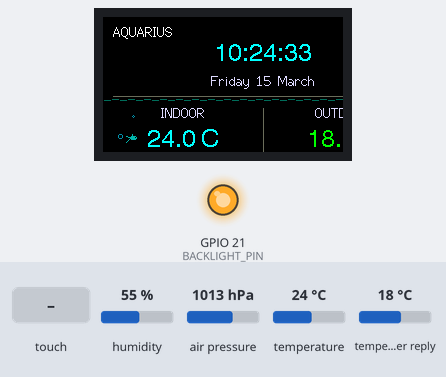
Bench run of a sketch on a simulated ESP32. Parts: 240×135 colour display, output pins drawn as LEDs (lit = HIGH). The inputs (shaded band) are chosen by the test bench; at power-on: humidity 55 %, air pressure 1013 hPa, temperature 24 °C, temperature in the weather reply 18 °C. WiFi joins after 1.5 s; servers stay silent unless stated; the local clock reads 2024-03-15 10:24:30 at power-on unless the sketch sets it; web services answer with replies made up by the test bench; what the sketch prints to the serial monitor is not drawn.

Above: at 4.9 s.
5.0 s: touch panel pressed at 13 % / 10 % of its raw x / y range
At 5.37 s:
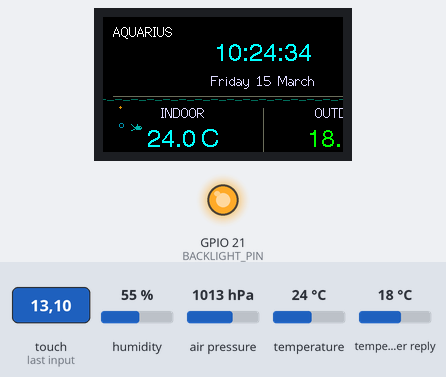
7.6 s: touch panel pressed at 38 % / 30 % of its raw x / y range
At 11.34 s:
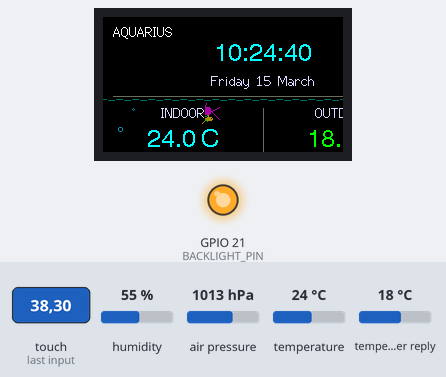
12.5 s: touch panel pressed at 13 % / 10 % of its raw x / y range
At 12.86 s:
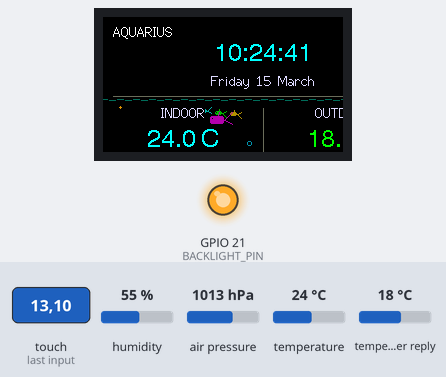
17.5 s: touch panel pressed at 13 % / 10 % of its raw x / y range
At 18.94 s:
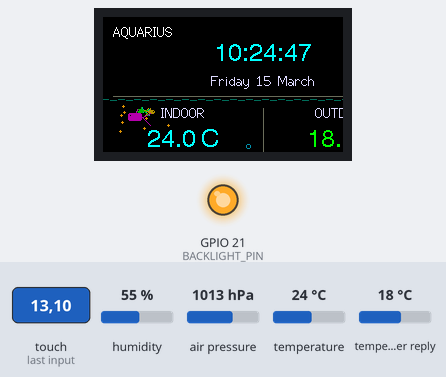

Measured:
- after the input at 5.0 s, the display: changes after 0.23 s (image 1)

The sketch:

Aquarius_v0.1.2.ino
```cpp
/*
 * Aquarius v0.1.2 — Touch Feeding & Cephalopods
 *
 * Focus:
 *   - cleaner information hierarchy
 *   - restrained colour palette
 *   - reusable DisplayManager
 *   - rotating single-line footer
 *   - weather/time responsive aquatic background
 *   - animated water surface, bubbles, fish and plants
 *   - clean dashboard remains the primary focus
 */
#include <Arduino.h>
#include <TFT_eSPI.h>
#include <SPI.h>
#include <XPT2046_Touchscreen.h>

#include "AquariusConfig.h"
#include "AquariusTheme.h"
#include "DisplayManager.h"
#include "IndoorSensor.h"
#include "PressureTrend.h"
#include "TimeService.h"
#include "WeatherService.h"

namespace {

constexpr uint8_t I2C_SDA_PIN = 22;
constexpr uint8_t I2C_SCL_PIN = 27;
constexpr uint8_t BACKLIGHT_PIN = 21;
constexpr unsigned long DISPLAY_INTERVAL_MS = 100UL;

TFT_eSPI tft;
TFT_eSprite canvas(&tft);

IndoorSensor indoorSensor;
TimeService timeService;
WeatherService weatherService;
PressureTrend pressureTrend;
DisplayManager displayManager(canvas);

unsigned long lastSensorUpdateMs = 0;
unsigned long lastClockUpdateMs = 0;
unsigned long lastDisplayUpdateMs = 0;
SPIClass touchSpi(VSPI);
XPT2046_Touchscreen touchscreen(
    AQUARIUS_TOUCH_CS_PIN,
    AQUARIUS_TOUCH_IRQ_PIN);

unsigned long lastTouchMs = 0;
bool touchWasDown = false;

void presentCanvas() {
  canvas.pushSprite(0, 0);
}

void initialiseDisplay() {
  pinMode(BACKLIGHT_PIN, OUTPUT);
  digitalWrite(BACKLIGHT_PIN, HIGH);

  tft.init();
  tft.setRotation(1);
  tft.fillScreen(TFT_BLACK);

  canvas.setColorDepth(8);
  if (canvas.createSprite(
          AquariusTheme::SCREEN_WIDTH,
          AquariusTheme::SCREEN_HEIGHT) == nullptr) {
    Serial.println("ERROR: Unable to allocate display sprite");
    while (true) delay(1000);
  }

  canvas.fillSprite(AquariusTheme::BACKGROUND);
}

void renderDashboard(unsigned long nowMs) {
  displayManager.updateAquarium(
      nowMs, timeService.reading(), weatherService.reading());
  displayManager.drawDashboard(
      timeService.reading(),
      indoorSensor.reading(),
      weatherService.reading(),
      timeService.wifiConnected(),
      pressureTrend.label(),
      pressureTrend.symbol(),
      nowMs);
  presentCanvas();
}

void initialiseTouch() {
  touchSpi.begin(
      AQUARIUS_TOUCH_CLK_PIN,
      AQUARIUS_TOUCH_MISO_PIN,
      AQUARIUS_TOUCH_MOSI_PIN,
      AQUARIUS_TOUCH_CS_PIN);
  touchscreen.begin(touchSpi);
  touchscreen.setRotation(1);
  Serial.println("Touch controller  : ready");
}

void pollTouch(unsigned long nowMs) {
  const bool touched = touchscreen.touched();
  if (touched && !touchWasDown &&
      nowMs - lastTouchMs >= AQUARIUS_TOUCH_DEBOUNCE_MS) {
    TS_Point point = touchscreen.getPoint();
    if (point.z >= AQUARIUS_TOUCH_MIN_PRESSURE) {
      int screenX = map(
          point.x,
          AQUARIUS_TOUCH_MIN_X,
          AQUARIUS_TOUCH_MAX_X,
          0,
          AquariusTheme::SCREEN_WIDTH - 1);
      int screenY = map(
          point.y,
          AQUARIUS_TOUCH_MIN_Y,
          AQUARIUS_TOUCH_MAX_Y,
          0,
          AquariusTheme::SCREEN_HEIGHT - 1);
      screenX = constrain(screenX, 0, AquariusTheme::SCREEN_WIDTH - 1);
      screenY = constrain(screenY, 0, AquariusTheme::SCREEN_HEIGHT - 1);

      lastTouchMs = nowMs;
      displayManager.feedFish(nowMs, screenX, screenY);
      Serial.printf(
          "Aquarium          : feeding triggered at %d,%d (raw %d,%d,%d)\n",
          screenX, screenY, point.x, point.y, point.z);
    }
  }
  touchWasDown = touched;
}

void printStatus() {
  const IndoorReading& indoor = indoorSensor.reading();
  const OutdoorReading& outdoor = weatherService.reading();

  Serial.println("----------------------------------------");
  Serial.printf(
      "Wi-Fi             : %s\n",
      timeService.wifiConnected() ? "connected" : "disconnected");
  Serial.printf("Indoor sensor     : %s\n", indoorSensor.barometricName());

  if (indoor.temperatureValid) {
    Serial.printf("Indoor temperature: %.2f C\n", indoor.temperatureC);
  }
  if (indoor.humidityValid) {
    Serial.printf("Indoor humidity   : %.2f %%RH\n", indoor.humidityPct);
  } else {
    Serial.println("Indoor humidity   : unavailable");
  }
  if (indoor.pressureValid) {
    Serial.printf("Indoor pressure   : %.2f hPa\n", indoor.pressureHpa);
    Serial.printf(
        "Pressure trend    : %s (%+.2f hPa, %u samples)\n",
        pressureTrend.label(),
        pressureTrend.changeHpa(),
        pressureTrend.sampleCount());
  }

  if (outdoor.valid) {
    Serial.printf("Outdoor temp      : %.2f C\n", outdoor.temperatureC);
    Serial.printf("Outdoor humidity  : %.0f %%RH\n", outdoor.humidityPct);
    Serial.printf("Outdoor condition : %s\n", outdoor.conditionText);
    Serial.printf(
        "Sunrise / sunset  : %s / %s\n",
        outdoor.sunriseText,
        outdoor.sunsetText);
  } else {
    Serial.println("Outdoor weather   : unavailable");
  }
}

}  // namespace

void setup() {
  Serial.begin(115200);
  delay(800);

  Serial.println();
  Serial.println("========================================");
  Serial.println(" AQUARIUS v0.1.2");
  Serial.println(" Aquarium Engine");
  Serial.println("========================================");

  initialiseDisplay();
  initialiseTouch();
  displayManager.beginAquarium(millis());
  displayManager.drawBootScreen();
  presentCanvas();

  indoorSensor.begin(Wire, I2C_SDA_PIN, I2C_SCL_PIN);
  displayManager.drawBootLine(
      String("Sensor: ") + indoorSensor.barometricName(),
      152,
      indoorSensor.hasAnySensor()
          ? AquariusTheme::OUTDOOR
          : AquariusTheme::ERROR_COLOUR);
  presentCanvas();
  delay(400);

  displayManager.drawBootLine(
      "Connecting Wi-Fi...",
      178,
      AquariusTheme::SECONDARY);
  presentCanvas();
  timeService.begin();

  displayManager.drawBootLine(
      timeService.wifiConnected() ? "Wi-Fi connected" : "Wi-Fi unavailable",
      178,
      timeService.wifiConnected()
          ? AquariusTheme::OUTDOOR
          : AquariusTheme::ERROR_COLOUR);
  presentCanvas();

  const unsigned long syncStart = millis();
  while (!timeService.timeValid() && millis() - syncStart < 8000UL) {
    timeService.update();
    delay(250);
  }

  displayManager.drawBootLine(
      "Fetching outdoor weather...",
      204,
      AquariusTheme::SECONDARY);
  presentCanvas();
  weatherService.begin();

  if (indoorSensor.reading().pressureValid) {
    pressureTrend.begin(indoorSensor.reading().pressureHpa);
  }

  const unsigned long now = millis();
  renderDashboard(now);
  printStatus();

  lastSensorUpdateMs = now;
  lastClockUpdateMs = now;
  lastDisplayUpdateMs = now;
}

void loop() {
  const unsigned long now = millis();
  pollTouch(now);

  if (now - lastClockUpdateMs >= AQUARIUS_CLOCK_INTERVAL_MS) {
    lastClockUpdateMs = now;
    timeService.update();
    weatherService.update();
  }

  if (now - lastSensorUpdateMs >= AQUARIUS_SENSOR_INTERVAL_MS) {
    lastSensorUpdateMs = now;
    indoorSensor.update();

    if (indoorSensor.reading().pressureValid) {
      pressureTrend.update(indoorSensor.reading().pressureHpa);
    }

    printStatus();
  }

  if (now - lastDisplayUpdateMs >= DISPLAY_INTERVAL_MS) {
    lastDisplayUpdateMs = now;
    renderDashboard(now);
  }

  delay(1);
}
```

AquariumEngine.h
```cpp
#pragma once

#include <Arduino.h>
#include <TFT_eSPI.h>

#include "TimeService.h"
#include "WeatherService.h"

class AquariumEngine {
 public:
  explicit AquariumEngine(TFT_eSprite& canvas);

  void begin(unsigned long nowMs);
  void update(unsigned long nowMs,
              const ClockReading& clock,
              const OutdoorReading& outdoor);
  void feed(unsigned long nowMs, int screenX = 160, int screenY = 90);

  uint16_t backgroundColour(const ClockReading& clock,
                            const OutdoorReading& outdoor) const;
  void draw(const ClockReading& clock,
            const OutdoorReading& outdoor,
            unsigned long nowMs,
            uint16_t background);

  bool feedingActive(unsigned long nowMs) const;
  const char* eventLabel(unsigned long nowMs) const;

 private:
  enum class EventType : uint8_t {
    None,
    RareFish,
    Submarine,
    NocturnalFish
  };

  enum class RareSpecies : uint8_t {
    Koi,
    Jellyfish,
    AnglerFish,
    Shark,
    Squid,
    Octopus,
    Count
  };

  enum class Personality : uint8_t {
    Calm,
    Explorer,
    Social,
    Darting
  };

  enum class FishState : uint8_t {
    Cruise,
    Turn,
    FeedApproach,
    FeedFrenzy,
    Recover
  };

  struct Fish {
    float x;
    float y;
    float vx;
    float baseSpeed;
    float cruiseY;
    float targetY;
    int8_t direction;
    uint8_t size;
    uint16_t colour;
    uint32_t phase;
    Personality personality;
    FishState state;
    unsigned long nextDecisionMs;
    unsigned long stateUntilMs;
  };

  TFT_eSprite& canvas_;
  Fish fish_[4];
  bool initialised_ = false;
  unsigned long lastUpdateMs_ = 0;
  unsigned long feedingStartedMs_ = 0;
  unsigned long feedingUntilMs_ = 0;
  int feedingX_ = 160;
  int feedingY_ = 104;
  unsigned long nextRareEventMs_ = 0;
  unsigned long eventUntilMs_ = 0;
  EventType eventType_ = EventType::None;
  RareSpecies rareSpecies_ = RareSpecies::Koi;
  float eventX_ = -40.0f;
  float eventY_ = 137.0f;
  float eventVelocity_ = 0.0f;
  int8_t eventDirection_ = 1;
  unsigned long eventNextActionMs_ = 0;
  uint32_t randomState_ = 0xA51C0DEu;

  bool isNight(const ClockReading& clock) const;
  float activityFactor(const ClockReading& clock,
                       const OutdoorReading& outdoor) const;
  float preferredDepth(const OutdoorReading& outdoor) const;
  uint32_t nextRandom();
  float randomUnit();
  float personalitySpeedFactor(Personality personality) const;
  float personalityWander(Personality personality) const;
  void scheduleNextEvent(unsigned long nowMs);
  void startScheduledEvent(unsigned long nowMs,
                           const ClockReading& clock);
  void chooseFishTarget(Fish& fish,
                        uint8_t index,
                        unsigned long nowMs,
                        const OutdoorReading& outdoor);
  void updateFish(unsigned long nowMs,
                  const ClockReading& clock,
                  const OutdoorReading& outdoor);
  void updateEvent(unsigned long nowMs,
                   const ClockReading& clock,
                   const OutdoorReading& outdoor);

  void drawWaterSurface(unsigned long nowMs,
                        uint16_t background,
                        const OutdoorReading& outdoor);
  void drawBubbles(unsigned long nowMs,
                   uint16_t background,
                   const ClockReading& clock,
                   const OutdoorReading& outdoor);
  void drawPlants(unsigned long nowMs, uint16_t background);
  void drawWeatherEffects(unsigned long nowMs,
                          uint16_t background,
                          const OutdoorReading& outdoor);
  void drawFishSchool(unsigned long nowMs,
                      uint16_t background);
  void drawFishSprite(int x,
                      int y,
                      int8_t direction,
                      uint8_t size,
                      uint16_t colour,
                      uint32_t phase,
                      unsigned long nowMs,
                      bool special = false);
  void drawFood(unsigned long nowMs, uint16_t background);
  void drawSpecialEvent(unsigned long nowMs, uint16_t background);
  void drawSubmarine(int x, int y, int8_t direction, uint16_t colour);
  void drawRareVisitor(int x,
                       int y,
                       int8_t direction,
                       RareSpecies species,
                       uint16_t colour,
                       unsigned long nowMs);
  void drawSquid(int x, int y, int8_t direction,
                 uint16_t colour, unsigned long nowMs);
  void drawOctopus(int x, int y, int8_t direction,
                   uint16_t colour, unsigned long nowMs);
};
```

AquariusTheme.h
```cpp
#pragma once

#include <TFT_eSPI.h>

namespace AquariusTheme {

constexpr uint16_t BACKGROUND = TFT_BLACK;
constexpr uint16_t PRIMARY = TFT_WHITE;
constexpr uint16_t INDOOR = TFT_CYAN;
constexpr uint16_t OUTDOOR = TFT_GREEN;
constexpr uint16_t ACCENT = TFT_YELLOW;
constexpr uint16_t MUTED = TFT_DARKGREY;
constexpr uint16_t SECONDARY = TFT_LIGHTGREY;
constexpr uint16_t ERROR_COLOUR = TFT_RED;

constexpr int SCREEN_WIDTH = 320;
constexpr int SCREEN_HEIGHT = 240;
constexpr int MARGIN = 10;
constexpr int CENTRE_X = SCREEN_WIDTH / 2;

}  // namespace AquariusTheme
```

DisplayManager.h
```cpp
#pragma once

#include <Arduino.h>
#include <TFT_eSPI.h>

#include "AquariumEngine.h"
#include "IndoorSensor.h"
#include "TimeService.h"
#include "WeatherService.h"

class DisplayManager {
 public:
  explicit DisplayManager(TFT_eSprite& canvas);

  void beginAquarium(unsigned long nowMs);
  void updateAquarium(unsigned long nowMs, const ClockReading& clock, const OutdoorReading& outdoor);
  void feedFish(unsigned long nowMs, int screenX, int screenY);
  bool feedingActive(unsigned long nowMs) const;

  void drawBootScreen();
  void drawBootLine(const String& text, int y, uint16_t colour);

  void drawDashboard(
      const ClockReading& clock,
      const IndoorReading& indoor,
      const OutdoorReading& outdoor,
      bool wifiConnected,
      const char* pressureTrendLabel,
      const char* pressureTrendSymbol,
      unsigned long nowMs);

 private:
  TFT_eSprite& canvas_;
  AquariumEngine aquarium_;
  uint16_t background_ = TFT_BLACK;

  void clear(const ClockReading* clock = nullptr, const OutdoorReading* outdoor = nullptr);
  void drawHeader(const ClockReading& clock, bool wifiConnected);
  void drawWeatherPanel(
      const IndoorReading& indoor,
      const OutdoorReading& outdoor);
  void drawFooter(
      const ClockReading& clock,
      const IndoorReading& indoor,
      const OutdoorReading& outdoor,
      const char* pressureTrendLabel,
      const char* pressureTrendSymbol,
      unsigned long nowMs);

  String temperatureText(float value, bool valid) const;
  String humidityText(float value, bool valid) const;
  String compactCondition(const char* condition) const;
};
```

IndoorSensor.cpp
```cpp
#include "IndoorSensor.h"
#include <math.h>

bool IndoorSensor::tryBme(uint8_t address) {
  if (!bme_.begin(address, wire_)) return false;
  const uint8_t id = bme_.sensorID();
  return id == 0x60;
}

bool IndoorSensor::tryBmp(uint8_t address) {
  if (!bmp_.begin(address, 0x58)) return false;
  const uint8_t id = bmp_.sensorID();
  return id == 0x56 || id == 0x57 || id == 0x58;
}

bool IndoorSensor::begin(TwoWire& wire, uint8_t sdaPin, uint8_t sclPin) {
  wire_ = &wire;
  wire_->begin(sdaPin, sclPin);

  bmeFound_ = tryBme(0x76) || tryBme(0x77);
  if (!bmeFound_) bmpFound_ = tryBmp(0x76) || tryBmp(0x77);

#if AQUARIUS_ENABLE_DHT
  dht_.begin();
  delay(1500);
  const float testHumidity = dht_.readHumidity();
  const float testTemperature = dht_.readTemperature();
  dhtFound_ = !isnan(testHumidity) || !isnan(testTemperature);
#endif

  update();
  return hasAnySensor();
}

void IndoorSensor::update() {
  reading_ = IndoorReading{};

  if (bmeFound_) {
    const float t = bme_.readTemperature();
    const float h = bme_.readHumidity();
    const float p = bme_.readPressure() / 100.0F;
    if (!isnan(t)) { reading_.temperatureC = t; reading_.temperatureValid = true; reading_.temperatureSource = "BME280"; }
    if (!isnan(h)) { reading_.humidityPct = h; reading_.humidityValid = true; reading_.humiditySource = "BME280"; }
    if (!isnan(p) && p > 100.0F) { reading_.pressureHpa = p; reading_.pressureValid = true; reading_.pressureSource = "BME280"; }
  } else if (bmpFound_) {
    const float t = bmp_.readTemperature();
    const float p = bmp_.readPressure() / 100.0F;
    if (!isnan(t)) { reading_.temperatureC = t; reading_.temperatureValid = true; reading_.temperatureSource = "BMP280"; }
    if (!isnan(p) && p > 100.0F) { reading_.pressureHpa = p; reading_.pressureValid = true; reading_.pressureSource = "BMP280"; }
  }

#if AQUARIUS_ENABLE_DHT
  if (dhtFound_) {
    const float t = dht_.readTemperature();
    const float h = dht_.readHumidity();
    if (!reading_.temperatureValid && !isnan(t)) { reading_.temperatureC = t; reading_.temperatureValid = true; reading_.temperatureSource = "DHT22"; }
    if (!isnan(h)) { reading_.humidityPct = h; reading_.humidityValid = true; reading_.humiditySource = "DHT22"; }
  }
#endif
}

const char* IndoorSensor::barometricName() const {
  if (bmeFound_) return "BME280";
  if (bmpFound_) return "BMP280";
#if AQUARIUS_ENABLE_DHT
  if (dhtFound_) return "DHT22";
#endif
  return "NONE";
}
```

IndoorSensor.h
```cpp
#pragma once

#include <Arduino.h>
#include <Wire.h>
#include <Adafruit_BME280.h>
#include <Adafruit_BMP280.h>
#include "AquariusConfig.h"

#if AQUARIUS_ENABLE_DHT
#include <DHT.h>
#endif

struct IndoorReading {
  float temperatureC = NAN;
  float humidityPct = NAN;
  float pressureHpa = NAN;
  bool temperatureValid = false;
  bool humidityValid = false;
  bool pressureValid = false;
  const char* temperatureSource = "none";
  const char* humiditySource = "none";
  const char* pressureSource = "none";
};

class IndoorSensor {
 public:
  bool begin(TwoWire& wire, uint8_t sdaPin, uint8_t sclPin);
  void update();
  const IndoorReading& reading() const { return reading_; }
  bool hasAnySensor() const { return bmeFound_ || bmpFound_ || dhtFound_; }
  const char* barometricName() const;

 private:
  TwoWire* wire_ = nullptr;
  Adafruit_BME280 bme_;
  Adafruit_BMP280 bmp_;
#if AQUARIUS_ENABLE_DHT
  DHT dht_{AQUARIUS_DHT_PIN, DHT22};
#endif
  IndoorReading reading_;
  bool bmeFound_ = false;
  bool bmpFound_ = false;
  bool dhtFound_ = false;

  bool tryBme(uint8_t address);
  bool tryBmp(uint8_t address);
};
```

PressureTrend.h
```cpp
#pragma once

#include <Arduino.h>
#include "AquariusConfig.h"

class PressureTrend {
 public:
  void begin(float pressureHpa);
  void update(float pressureHpa);
  const char* label() const;
  const char* symbol() const;
  float changeHpa() const { return changeHpa_; }
  uint8_t sampleCount() const { return count_; }

 private:
  float history_[AQUARIUS_PRESSURE_HISTORY_SIZE] = {};
  uint8_t count_ = 0;
  uint8_t nextIndex_ = 0;
  float changeHpa_ = 0.0F;
  unsigned long lastSampleMs_ = 0;
  void addSample(float pressureHpa);
};
```

Source omitted: AquariumEngine.cpp (25491 bytes), DisplayManager.cpp (7482 bytes), PressureTrend.cpp (1379 bytes), Secrets.h (173 bytes), TimeService.cpp (1321 bytes), TimeService.h (479 bytes), WeatherService.cpp (4657 bytes), WeatherService.h (658 bytes), AquariusConfig.h (1707 bytes)
